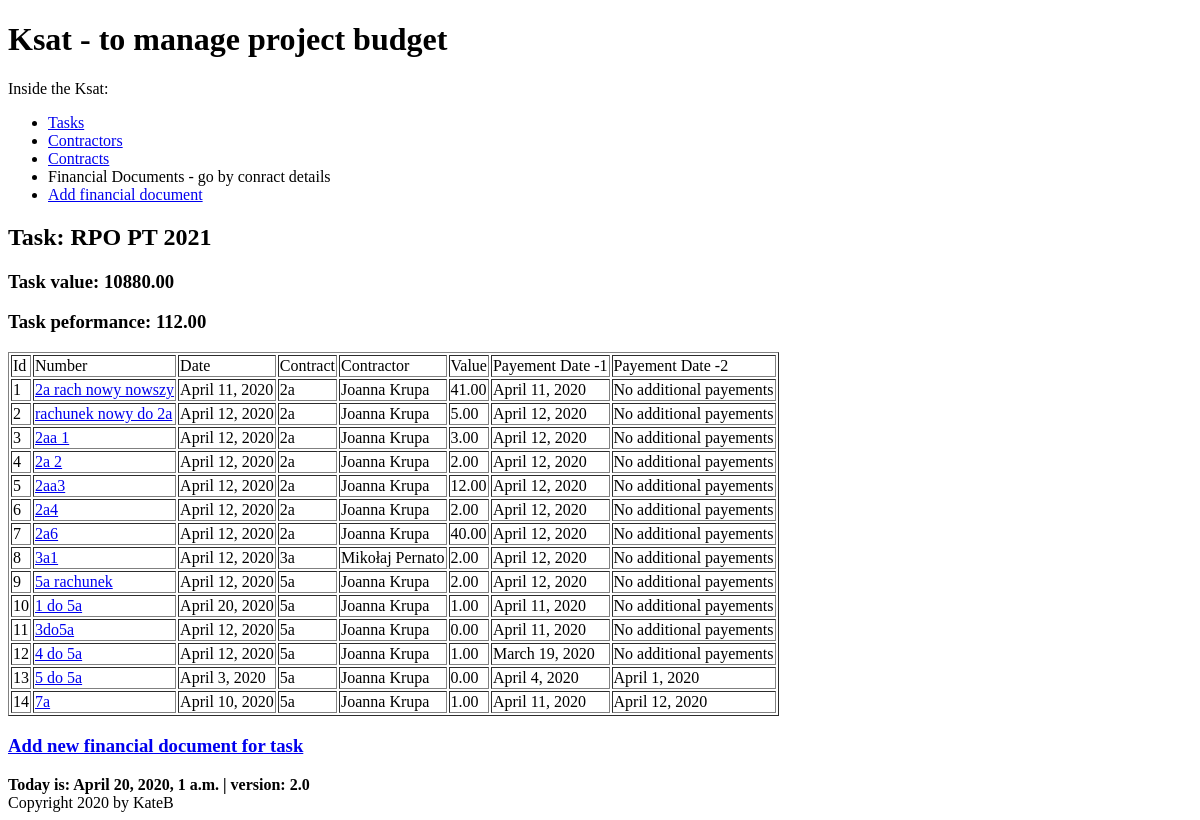
Page /ksat/documents/task/2/docs on the earlier database version.
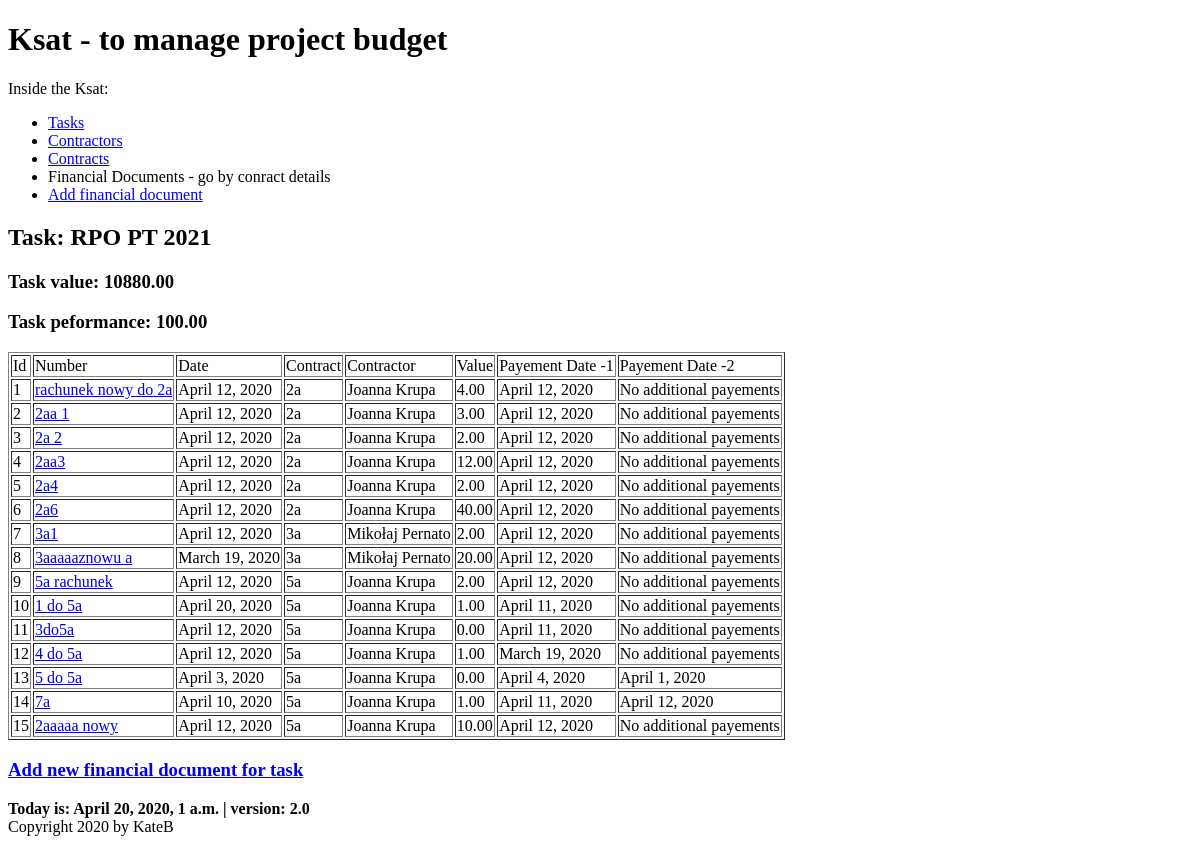
Same page on the later database version.
### budget/models.py (models this page shows, shortened)
class Task(models.Model):
    title = models.CharField(max_length=128, unique=True)
    description = models.CharField(max_length=256)
    unit = models.SmallIntegerField()
    section = models.SmallIntegerField()
    article = models.ManyToManyField(Articles, through='TaskArticles')
    def task_value(self):
        value = TaskArticles.objects.filter(task=self).aggregate(total=Sum('value'))['total']
        if value:
            return round(value, 2)
        return 0
    def performance(self):
        contracts = Contract.objects.filter(task=self)
        performance = 0
        for contract in contracts:
            performance += contract.contract_performance()
        return round(performance, 2)

class Contract(models.Model):
    number = models.CharField(max_length=128, unique=True)
    date = models.DateField()
    task = models.ForeignKey(Task, on_delete=models.CASCADE, related_name='contracts', related_query_name='contract')
    contractor = models.ForeignKey(Contractor, default=None, on_delete=models.CASCADE, related_name='contracts',
                                   related_query_name='contract')
    article = models.ManyToManyField(Articles, through='ContractArticle')
    def contract_performance(self):
        fin_docs = FinancialDocument.objects.filter(contract=self)
        performance = 0
        for fin_doc in fin_docs:
            performance += fin_doc.fin_doc_value()
        return round(performance, 2)
    class Meta:
        default_related_name = 'contract'
        ordering = ('number', 'contractor')
        verbose_name = 'contract'

class FinancialDocument(models.Model):
    contract = models.ForeignKey(Contract, on_delete=models.CASCADE, related_name='fds', related_query_name='fd')
    contractor = models.ForeignKey(Contractor, default=None, on_delete=models.CASCADE, related_name='fds',
                                   related_query_name='fd')
    number = models.CharField(max_length=64, default=None)
    date = models.DateField()
    payment_date1 = models.DateField(blank=True, null=True)
    payment_date2 = models.DateField(blank=True, null=True)
    article = models.ManyToManyField(Articles, through='FinDocumentArticle')
    def get_absolute_url(self):
        return reverse('budget:findoc_details', kwargs={'findoc_id': self.pk})
    def fin_doc_value(self):
        value = FinDocumentArticle.objects.filter(fin_doc=self).aggregate(total=Sum('value'))['total']
        if value:
            return round(value, 2)
        return 0
    class Meta:
        default_related_name = 'fds'
        verbose_name = 'finacial_doc'

class Contractor(models.Model):
    name = models.CharField(max_length=128)
    last_name = models.CharField(max_length=128)
    num = models.SmallIntegerField(blank=True)
    def __str__(self):
        return f'{self.name} {self.last_name}'
    class Meta:
        default_related_name = 'contractors'
        ordering = ('last_name',)
        verbose_name = 'contractor'

### budget/views.py (the view)
# urls.py: path('documents/task/<int:task_id>/docs', views.FinancialDocTaskView.as_view(), name ='task-findocs'),
class FinancialDocTaskView(ListView):
    model = FinancialDocument
    template_name = 'budget/task_findocs.html'
    context_object_name = 'findocs'
    def get_queryset(self):
        task = Task.objects.get(pk=self.kwargs.get('task_id'))
        contracts = Contract.objects.filter(task=task)
        fin_docs = FinancialDocument.objects.filter(contract__task=task).order_by('contract')
        return fin_docs
    def get_context_data(self, **kwargs):
        ctx = super().get_context_data(**kwargs)
        ctx['task'] = Task.objects.get(pk=self.kwargs.get('task_id'))
        return ctx

### budget/my_context_processor.py (called while the page is built)
def cp(request):
    ctx = {
        "now": django.utils.timezone.now(),
        "version": "2.0"
    }
    return ctx

### budget/templates/budget/task_findocs.html (shortened to what this page needs)
{% extends 'base.html' %}
{% block content %}
    {{ block.super }}
    <h2>Task: {{ task.title }}</h2>
    <h3>Task value: {{ task.task_value }}</h3>
    <h3>Task peformance: {{ task.performance }}</h3>
    {%  if not task.performance %}
    No financial document for this task yet.
    {% else %}
        <table border="bold">
            <thead>
            <tr>
                <td>Id</td>
                <td>Number</td>
                <td>Date</td>
                <td>Contract</td>
                <td>Contractor</td>
                <td>Value</td>
                <td>Payement Date -1</td>
                <td>Payement Date -2</td>
            </tr>
            </thead>
            <tbody>
            {% for findoc in findocs %}
                <tr>
                    <td>{{ forloop.counter }}</td>
                    <td><a href="{{ findoc.get_absolute_url }}">{{ findoc.number }}</a></td>
                    <td>{{ findoc.date }}</td>
                    <td>{{ findoc.contract.number }}</td>
                    <td>{{ findoc.contractor }}</td>
                    <td>{{ findoc.fin_doc_value|floatformat:2 }}</td>
                    <td>{{ findoc.payment_date1 }}</td>
                    <td>{% if findoc.payment_date2 %}{{ findoc.payment_date2 }}{% else %} No additional payements {% endif %}</td>
                </tr>
            {% endfor %}
            </tbody>
        </table>
    {% endif %}
    <h3><a href="{% url 'budget:add_findoc' %}">Add new financial document for task {{ task.number }}</a></h3>
{% endblock %}

Differences in the rows shown:
removed FinancialDocument: number "2a rach nowy nowszy", date "April 11, 2020", contract.number "2a", contractor "Joanna Krupa", fin_doc_value "41.00", payment_date1 "April 11, 2020", shows "No additional payements"
computed for Task: performance "112.00" → "100.00"
computed for FinancialDocument "rachunek nowy do 2a": fin_doc_value "5.00" → "4.00"
added FinancialDocument: number "3aaaaaznowu a", date "March 19, 2020", contract.number "3a", contractor "Mikołaj Pernato", fin_doc_value "20.00", payment_date1 "April 12, 2020", shows "No additional payements"
added FinancialDocument: number "2aaaaa nowy", date "April 12, 2020", contract.number "5a", contractor "Joanna Krupa", fin_doc_value "10.00", payment_date1 "April 12, 2020", shows "No additional payements"
